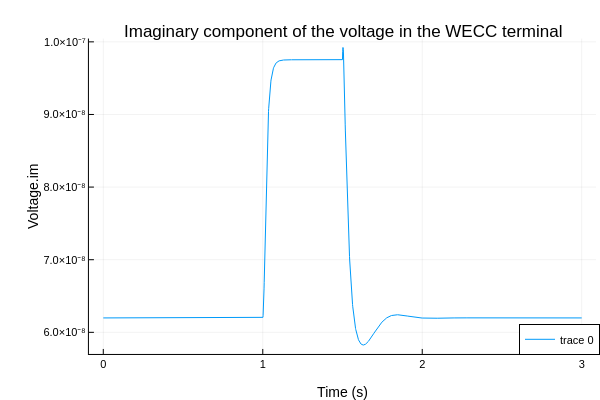

Source (notebook cell):
### Code cell
# Modify the BESS resistance RPu
setParameters(BESS, ["BESS.RPu = " * "0.5"])
buildModel(BESS)

# Run the simulation of the dynamic model
resultfile_name = string("BESS_XPu", ".csv")
simulate(BESS,
         resultfile = resultfile_name,
         simflags = "-override=outputFormat=csv")
resultfile = joinpath(getWorkDirectory(BESS), resultfile_name)
df = DataFrame(CSV.File(resultfile));

# Plot the imaginary component of the voltage in the WECC terminal
plotlyjs()
p2 = plot(df[!, "time"], df[!, "BESS.terminal.V.im"], label=["Terminal V.im"])
plot!(p2, legend=:bottomright, titlefontsize=12, labelfontsize=10)
title!(p2, "Imaginary component of the voltage in the WECC terminal")
xlabel!(p2, "Time (s)")
ylabel!(p2, "Voltage.im")

### Figure 1 — Plotly figure (JSON) as saved in the notebook; plotly's stock layout.template omitted (floating-point values rounded to 4 significant figures; data arrays with more than 128 entries replaced by an {"elided": "..."} marker saying what was removed)
{"data": [{"colorbar": {"len": 0.8761, "title": "", "x": 0.9934, "y": 0.5104}, "legendgroup": ["Terminal V.im"], "line": {"color": "rgba(0, 154, 250, 1.000)", "dash": "solid", "shape": "linear", "width": 1}, "mode": "lines", "name": ["Terminal V.im"], "showlegend": true, "type": "scatter", "x": {"elided": "3006 float values"}, "xaxis": "x", "y": {"elided": "3006 float values"}, "yaxis": "y"}], "layout": {"annotations": [{"font": {"color": "rgba(0, 0, 0, 1.000)", "family": "sans-serif", "size": 17}, "rotation": 0, "showarrow": false, "text": "Imaginary component of the voltage in the WECC terminal", "x": 0.5708, "xanchor": "center", "xref": "paper", "y": 1, "yanchor": "top", "yref": "paper"}], "height": 400, "legend": {"bgcolor": "rgba(255, 255, 255, 1.000)", "bordercolor": "rgba(0, 0, 0, 1.000)", "borderwidth": 1, "font": {"color": "rgba(0, 0, 0, 1.000)", "family": "sans-serif", "size": 11}, "title": {"font": {"color": "rgba(0, 0, 0, 1.000)", "family": "sans-serif", "size": 15}, "text": ""}, "tracegroupgap": 0, "traceorder": "normal", "x": 1, "xanchor": "right", "y": 0.07, "yanchor": "bottom"}, "margin": {"b": 20, "l": 0, "r": 0, "t": 20}, "paper_bgcolor": "rgba(255, 255, 255, 1.000)", "plot_bgcolor": "rgba(255, 255, 255, 1.000)", "showlegend": true, "width": 600, "xaxis": {"anchor": "y", "domain": [0.1482, 0.9934], "gridcolor": "rgba(0, 0, 0, 0.100)", "gridwidth": 0.5, "linecolor": "rgba(0, 0, 0, 1.000)", "mirror": false, "range": [-0.09, 3.09], "showgrid": true, "showline": true, "showticklabels": true, "tickangle": 0, "tickcolor": "rgb(0, 0, 0)", "tickfont": {"color": "rgba(0, 0, 0, 1.000)", "family": "sans-serif", "size": 11}, "tickmode": "array", "ticks": "inside", "ticktext": ["0", "1", "2", "3"], "tickvals": [0, 1, 2, 3], "title": "Time (s)", "titlefont": {"color": "rgba(0, 0, 0, 1.000)", "family": "sans-serif", "size": 14}, "type": "-", "visible": true, "zeroline": false, "zerolinecolor": "rgba(0, 0, 0, 1.000)"}, "yaxis": {"anchor": "x", "domain": [0.07234, 0.9485], "gridcolor": "rgba(0, 0, 0, 0.100)", "gridwidth": 0.5, "linecolor": "rgba(0, 0, 0, 1.000)", "mirror": false, "range": [5.702e-08, 1.005e-07], "showgrid": true, "showline": true, "showticklabels": true, "tickangle": 0, "tickcolor": "rgb(0, 0, 0)", "tickfont": {"color": "rgba(0, 0, 0, 1.000)", "family": "sans-serif", "size": 11}, "tickmode": "array", "ticks": "inside", "ticktext": ["6.0×10⁻⁸", "7.0×10⁻⁸", "8.0×10⁻⁸", "9.0×10⁻⁸", "1.0×10⁻⁷"], "tickvals": [6e-08, 7e-08, 8e-08, 9e-08, 1e-07], "title": "Voltage.im", "titlefont": {"color": "rgba(0, 0, 0, 1.000)", "family": "sans-serif", "size": 14}, "type": "-", "visible": true, "zeroline": false, "zerolinecolor": "rgba(0, 0, 0, 1.000)"}}}
